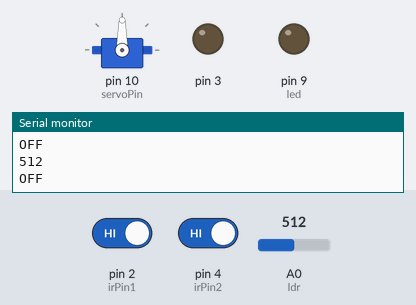
Bench run of a sketch on a simulated Arduino Uno, built with avr-gcc and run on an emulated ATmega328P. Parts: servo, output pins drawn as LEDs (lit = HIGH), the last lines printed to the serial monitor. The inputs (shaded band) are chosen by the test bench; at power-on: pin 2 (irPin1) HIGH, A0 (ldr) = 512, pin 4 (irPin2) HIGH.

Above: at 1.2 s.
1.3 s: pin 2 (irPin1) driven LOW
At 1.7 s:
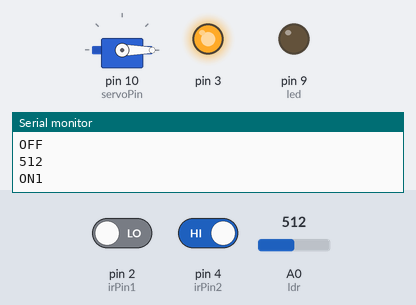
2.8 s: A0 (ldr) set to 788
4.8 s: A0 (ldr) set to 815
At 6.2 s:
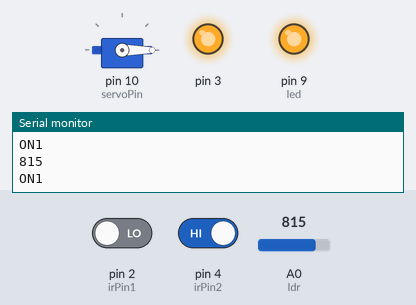
6.9 s: pin 2 (irPin1) driven HIGH
At 7.6 s:
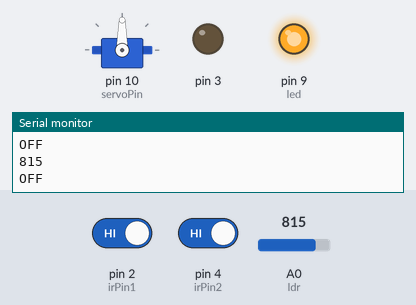
8.8 s: pin 4 (irPin2) driven LOW
At 10.0 s:
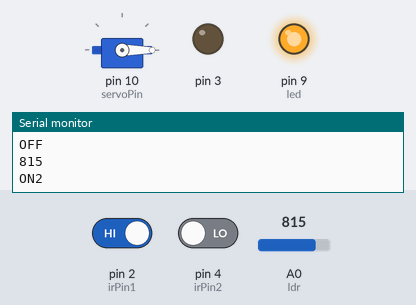
10.3 s: A0 (ldr) set to 790
At 13.4 s:
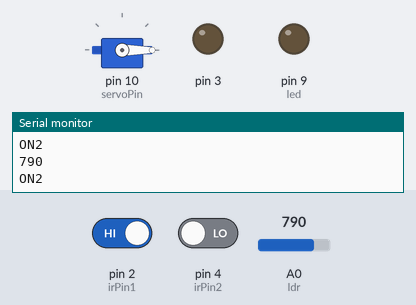
Timing chart, 0 to 14.3 s (numbered marks = the images above; inputs shaded):
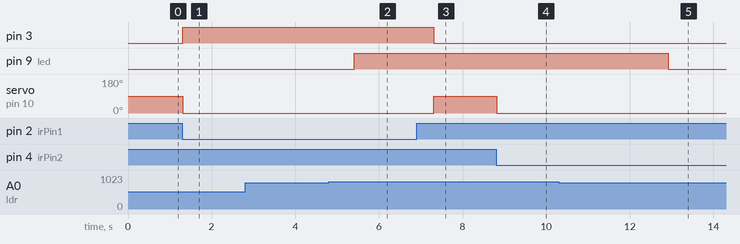

Measured:
- the behaviour switches between 800 and 801 on A0 (ldr) (found by bisection; images 1 and 2)
- after the input at 1.3 s, pin 3: LOW → HIGH at once; servo on pin 10 (servoPin): 90° → 0° at once
- after the input at 4.8 s, pin 9 (led): LOW → HIGH after 0.61 s
- after the input at 6.9 s, pin 3: HIGH → LOW after 0.41 s; servo on pin 10 (servoPin): 0° → 90° after 0.41 s
- after the input at 8.8 s, servo on pin 10 (servoPin): 90° → 0° at once
- after the input at 10.3 s, pin 9 (led): HIGH → LOW after 2.6 s

The sketch:

sketch_dec10a_copy_20250104122022_copy_20250118185719.ino
```cpp
#include <Servo.h>

#define ldr A0
#define led 9
#define servoPin 10  // Pin untuk servo motor
#define irPin1 2     // Pin InfraRed sensor pertama
#define irPin2 4     // Pin InfraRed sensor kedua
#define servoOpenPosition 0  // Posisi servo terbuka
#define servoClosePosition 90   // Posisi servo tertutup

Servo myServo;  // Servo object

int ldrValue;

void setup() {
  // pinMode setup Sensor InfraRed pertama
  pinMode(irPin1, INPUT);
  pinMode(irPin2, INPUT);
  pinMode(3, OUTPUT);

  // pinMode setup Sensor LDR
  pinMode(ldr, INPUT);
  pinMode(led, OUTPUT);

  // Pin servo setup
  myServo.attach(servoPin);  // Attach servo ke pin 10

  Serial.begin(9600);
}

void loop() {
  bool irValue1 = digitalRead(irPin1); // baca nilai dari sensor InfraRed pertama
  bool irValue2 = digitalRead(irPin2); // baca nilai dari sensor InfraRed kedua
  ldrValue = analogRead(ldr);         // baca nilai dari sensor LDR
  Serial.println(ldrValue);           // print nilai ldrValue (nilai sensor LDR) di Serial Monitor

  // Cek Sensor InfraRed pertama
  if(irValue1 == 0) {
    Serial.println("ON1");            // print "ON1" di serial Monitor jika ada Objek
    digitalWrite(3, HIGH);
    myServo.write(servoOpenPosition);
    delay(500); // Buka servo
  }
  else if(irValue2 == 0) {
    Serial.println("ON2");            // print "ON2" di serial Monitor jika ada Objek
    myServo.write(servoOpenPosition);
    delay(2000); // Buka servo
  }
  else {
    Serial.println("OFF");           // print "OFF" jika tidak ada Objek
    digitalWrite(3, LOW);
    myServo.write(servoClosePosition); // Tutup servo
  }

  // Cek Sensor LDR
  if (ldrValue > 800) {
    digitalWrite(led, HIGH);    // LED nyala jika ldrValue > 800 (jika tidak kedeteksi cahaya)
  } else {
    digitalWrite(led, LOW);     // LED mati jika kedeteksi cahaya
  }

  delay(100);
}
```
